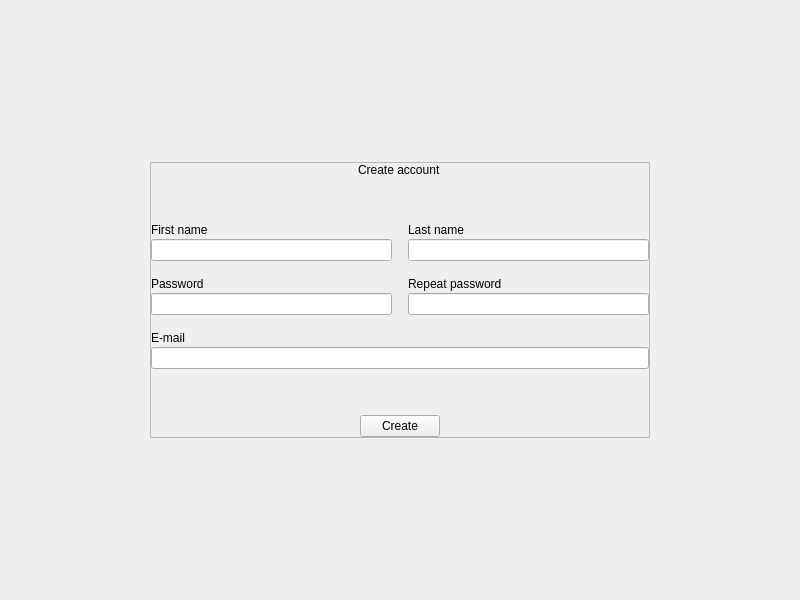
<?xml version="1.0" encoding="UTF-8"?>
<ui version="4.0">
 <class>create_account</class>
 <widget class="QWidget" name="create_account">
  <property name="geometry">
   <rect>
    <x>0</x>
    <y>0</y>
    <width>800</width>
    <height>600</height>
   </rect>
  </property>
  <property name="windowTitle">
   <string>Loggin</string>
  </property>
  <property name="styleSheet">
   <string notr="true"/>
  </property>
  <layout class="QVBoxLayout" name="verticalLayout">
   <property name="spacing">
    <number>6</number>
   </property>
   <property name="leftMargin">
    <number>9</number>
   </property>
   <property name="topMargin">
    <number>9</number>
   </property>
   <property name="rightMargin">
    <number>9</number>
   </property>
   <property name="bottomMargin">
    <number>9</number>
   </property>
   <item alignment="Qt::AlignHCenter|Qt::AlignVCenter">
    <widget class="QFrame" name="c_center">
     <property name="minimumSize">
      <size>
       <width>500</width>
       <height>0</height>
      </size>
     </property>
     <property name="frameShape">
      <enum>QFrame::StyledPanel</enum>
     </property>
     <property name="frameShadow">
      <enum>QFrame::Raised</enum>
     </property>
     <layout class="QVBoxLayout" name="verticalLayout_2">
      <property name="leftMargin">
       <number>0</number>
      </property>
      <property name="topMargin">
       <number>0</number>
      </property>
      <property name="rightMargin">
       <number>0</number>
      </property>
      <property name="bottomMargin">
       <number>0</number>
      </property>
      <item alignment="Qt::AlignHCenter">
       <widget class="Label" name="lb_title">
        <property name="text">
         <string>Create account</string>
        </property>
       </widget>
      </item>
      <item>
       <spacer name="verticalSpacer_2">
        <property name="orientation">
         <enum>Qt::Vertical</enum>
        </property>
        <property name="sizeHint" stdset="0">
         <size>
          <width>20</width>
          <height>40</height>
         </size>
        </property>
       </spacer>
      </item>
      <item>
       <layout class="QVBoxLayout" name="ly_inputs">
        <property name="spacing">
         <number>16</number>
        </property>
        <item>
         <layout class="QVBoxLayout" name="ly_upper">
          <property name="spacing">
           <number>16</number>
          </property>
          <item>
           <layout class="QHBoxLayout" name="ly_up">
            <property name="spacing">
             <number>16</number>
            </property>
            <item>
             <layout class="QVBoxLayout" name="ly_first_name">
              <property name="spacing">
               <number>2</number>
              </property>
              <property name="topMargin">
               <number>0</number>
              </property>
              <item>
               <widget class="QLabel" name="lb_first_name">
                <property name="text">
                 <string>First name</string>
                </property>
               </widget>
              </item>
              <item>
               <widget class="LineEdit" name="i_first_name"/>
              </item>
             </layout>
            </item>
            <item>
             <layout class="QVBoxLayout" name="ly_last_name">
              <property name="spacing">
               <number>2</number>
              </property>
              <property name="topMargin">
               <number>0</number>
              </property>
              <item>
               <widget class="QLabel" name="lb_last_name">
                <property name="text">
                 <string>Last name</string>
                </property>
               </widget>
              </item>
              <item>
               <widget class="LineEdit" name="i_last_name"/>
              </item>
             </layout>
            </item>
           </layout>
          </item>
          <item>
           <layout class="QHBoxLayout" name="ly_down">
            <property name="spacing">
             <number>16</number>
            </property>
            <item>
             <layout class="QVBoxLayout" name="ly_password">
              <property name="spacing">
               <number>2</number>
              </property>
              <property name="topMargin">
               <number>0</number>
              </property>
              <item>
               <widget class="QLabel" name="lb_password">
                <property name="text">
                 <string>Password</string>
                </property>
               </widget>
              </item>
              <item>
               <widget class="LineEdit" name="i_password"/>
              </item>
             </layout>
            </item>
            <item>
             <layout class="QVBoxLayout" name="ly_repeat_password">
              <property name="spacing">
               <number>2</number>
              </property>
              <property name="topMargin">
               <number>0</number>
              </property>
              <item>
               <widget class="QLabel" name="lb_repeat_password">
                <property name="text">
                 <string>Repeat password</string>
                </property>
               </widget>
              </item>
              <item>
               <widget class="LineEdit" name="i_repeat_password"/>
              </item>
             </layout>
            </item>
           </layout>
          </item>
         </layout>
        </item>
        <item>
         <layout class="QVBoxLayout" name="ly_email">
          <property name="spacing">
           <number>2</number>
          </property>
          <property name="leftMargin">
           <number>0</number>
          </property>
          <property name="topMargin">
           <number>0</number>
          </property>
          <item>
           <widget class="QLabel" name="lb_email">
            <property name="text">
             <string>E-mail</string>
            </property>
           </widget>
          </item>
          <item>
           <widget class="LineEdit" name="i_email"/>
          </item>
         </layout>
        </item>
       </layout>
      </item>
      <item>
       <spacer name="verticalSpacer">
        <property name="orientation">
         <enum>Qt::Vertical</enum>
        </property>
        <property name="sizeHint" stdset="0">
         <size>
          <width>20</width>
          <height>40</height>
         </size>
        </property>
       </spacer>
      </item>
      <item alignment="Qt::AlignHCenter">
       <widget class="Button" name="bt_create">
        <property name="text">
         <string>Create</string>
        </property>
       </widget>
      </item>
     </layout>
    </widget>
   </item>
  </layout>
 </widget>
 <customwidgets>
  <customwidget>
   <class>Label</class>
   <extends>QLabel</extends>
   <header>.promoted.label</header>
  </customwidget>
  <customwidget>
   <class>Button</class>
   <extends>QPushButton</extends>
   <header>.promoted.button</header>
  </customwidget>
  <customwidget>
   <class>LineEdit</class>
   <extends>QLineEdit</extends>
   <header>.promoted.line_edit</header>
  </customwidget>
 </customwidgets>
 <resources/>
 <connections/>
</ui>
